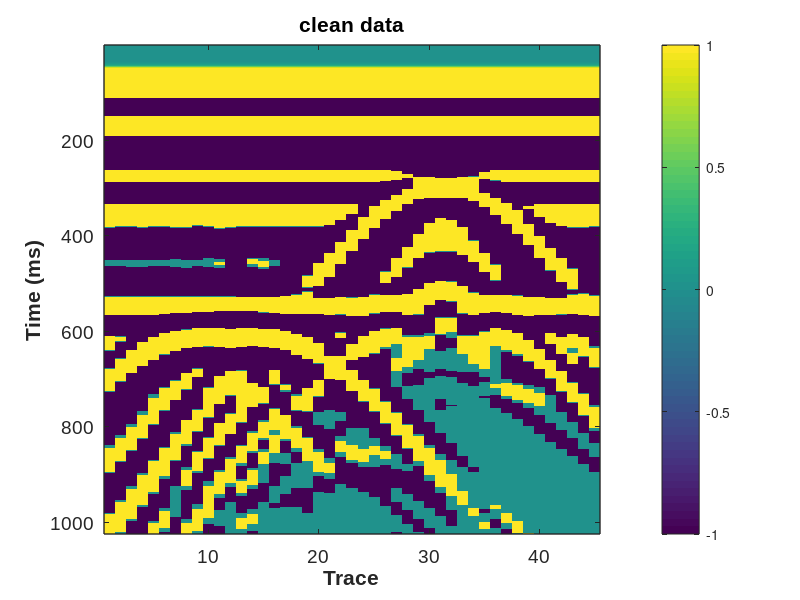
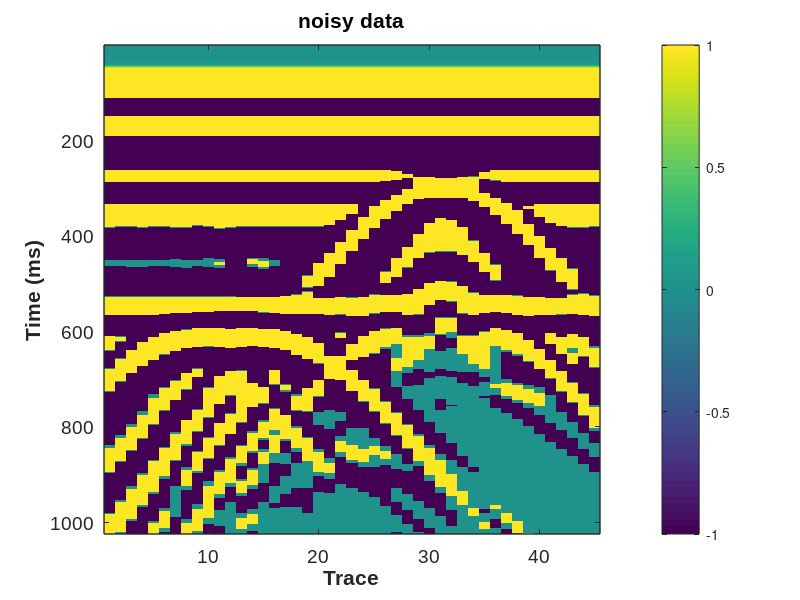

Recreate these plots in MATLAB, in order. (Note: this script raises an error after producing the figures.)
%% Demo for structure-oriented filtering algorithm of 2D data
%
%  The input free parameters of the slope estimation and structural
%  filtering are listed as follows: 
%-------------------------------------------------------------------------
%  1. slope estimation (str_dip2d.m)
%  din: input data for slope estimation
%  niter: number of non-linear iterations (default value 5-10)
%  liter: number of linear iterations (default value 10-20)
%  order: accuracy order of PWD filter (default value 1 or 2)
%  eps_dv: regualrization parameter in the non-linear iteration (default value 0.01)
%  eps_cg: regualrization parameter in the linear iteration (CG) (default value 1)
%  eps_cg: tolerance in the linear iteration (CG) (default value 0.000001)
%  rect:  size of the triangle smoothing operator (default value 5-10)
%  verb: verbosity flag that controls if printing the iteration number of CG (default value 1)
%-------------------------------------------------------------------------
%  2. structural filtering (str_pwsmooth_lop2d.m)
%  dn: noisy data
%  dip: slope field
%  ns: spray radius (smoothing length) (default value 1-4)
%  order: accuracy order of PWD filter (default value 1 or 2)
%  eps: regularization parameter (default value 0.01);
%
% Copyright (c) 2021 by the Society of Exploration Geophysicists.
% You must read and accept usage terms at:
%    https://software.seg.org/disclaimer.txt before use.

%% Generate synthetic data
clear;clc;close all;

% w=str_ricker(30,0.001,0.1);
% t=zeros(300,1000);
% sigma=300;A=100;B=200;
% for i=1:size(t,2)
% k=floor(-A*exp(-(i-size(t,2)/2).^2/sigma.^2)+B);
% if k>0&&k<=size(t,1)
%     t(k,i)=1;
% end
% end
% for i=1:size(t,2)
% data(:,i)=conv(t(:,i),w);
% end
% data=data(:,1:10:end);
% data=data./max(max(data));

% read legacy_originalTrace.dat into data and transpose
% data = load('legacy_originalTrace_SLMO.dat');
% data = load('legacy_originalTrace_DAT0003.dat');
% data = load('legacy_originalTrace_ladder.dat');
% data = load('legacy_originalTrace_SLMO_ROUGH.dat');
% data = load('legacy_originalTrace_SLOL.dat');
% data = load("legacy_originalTrace_SLOL_NL.dat");
% data = load('legacy_originalTrace_SLOLLarge_NL.dat');
% data = load('legacy_originalTrace_ladderLargeAC.dat');
data = load('QLDA_AC.dat');
% data = data';

scnoi=(rand(size(data))*2-1)*0.2;
% dn=data+scnoi;
dn = data;


% plot figures
lim1=-1;lim2=1;
x1=100;y1=100;dx=400;dy=500;

figure;imagesc(data);ax = gca;

set(ax, 'CLim', [lim1 lim2]);
set(gcf,'position',[x1,y1,dx,dy]);
colorbar;xlabel('Trace','FontName','Arial','FontWeight','Bold','FontSize',14);
ylabel('Time (ms)','FontName','Arial','FontWeight','Bold','FontSize',14);
set(gca,'FontName','Arial','FontSize',14,'LineWidth',1);
title('clean data');

figure;imagesc(dn);ax = gca;

set(ax, 'CLim', [lim1 lim2]);
set(gcf,'position',[x1,y1,dx,dy]);
colorbar;xlabel('Trace','FontName','Arial','FontWeight','Bold','FontSize',14);
ylabel('Time (ms)','FontName','Arial','FontWeight','Bold','FontSize',14);
set(gca,'FontName','Arial','FontSize',14,'LineWidth',1);
title('noisy data');

%% Slope estimation
dtemp=dn*0;%dtemp is the preprocessed data
for i=1:size(dn,1)
    dtemp(i,:)=smooth(dn(i,:),5);
end

% default parameter values are suitable for most cases
[dip]=str_dip2d(dtemp);

%plot figures
lim1=-1.2;lim2=2.7;
x1=100;y1=100;dx=400;dy=500;
figure;imagesc(dip);colormap(jet);ax = gca;
set(ax, 'CLim', [lim1 lim2]);
set(gcf,'position',[x1,y1,dx,dy]);
colorbar;xlabel('Trace','FontName','Arial','FontWeight','Bold','FontSize',14);
ylabel('Time (ms)','FontName','Arial','FontWeight','Bold','FontSize',14);
set(gca,'FontName','Arial','FontSize',14,'LineWidth',1);
title('slope field');


%% Structural smoothing
r=2;
eps=0.01;
order=2;
% dn is the input noisy data, d1 is the output smoothed data
d1=str_pwsmooth_lop2d(dn,dip,r,order,eps);



%plot figures
lim1=-1;lim2=1;
x1=100;y1=100;dx=400;dy=500;

figure;imagesc(d1);ax = gca;

set(ax, 'CLim', [lim1 lim2]);
set(gcf,'position',[x1,y1,dx,dy]);
colorbar;xlabel('Trace','FontName','Arial','FontWeight','Bold','FontSize',14);
ylabel('Time (ms)','FontName','Arial','FontWeight','Bold','FontSize',14);
set(gca,'FontName','Arial','FontSize',14,'LineWidth',1);
title('denoising result (proposed)');

figure;imagesc(dn-d1);ax = gca;

set(ax, 'CLim', [lim1 lim2]);
set(gcf,'position',[x1,y1,dx,dy]);
colorbar;xlabel('Trace','FontName','Arial','FontWeight','Bold','FontSize',14);
ylabel('Time (ms)','FontName','Arial','FontWeight','Bold','FontSize',14);
set(gca,'FontName','Arial','FontSize',14,'LineWidth',1);
title('removed noise (proposed)');

figure;imagesc(dtemp);ax = gca;

set(ax, 'CLim', [lim1 lim2]);
set(gcf,'position',[x1,y1,dx,dy]);
colorbar;xlabel('Trace','FontName','Arial','FontWeight','Bold','FontSize',14);
ylabel('Time (ms)','FontName','Arial','FontWeight','Bold','FontSize',14);
set(gca,'FontName','Arial','FontSize',14,'LineWidth',1);
title('denoising result (conventional)');

figure;imagesc(dn-dtemp);ax = gca;

set(ax, 'CLim', [lim1 lim2]);
set(gcf,'position',[x1,y1,dx,dy]);
colorbar;xlabel('Trace','FontName','Arial','FontWeight','Bold','FontSize',14);
ylabel('Time (ms)','FontName','Arial','FontWeight','Bold','FontSize',14);
set(gca,'FontName','Arial','FontSize',14,'LineWidth',1);
title('removed noise (conventional)');

snrn=str_snr(data,dn);
snr1=str_snr(data,d1);
snrc=str_snr(data,dtemp);


% write dip to excel file
xlswrite('dip.xlsx',dip);
